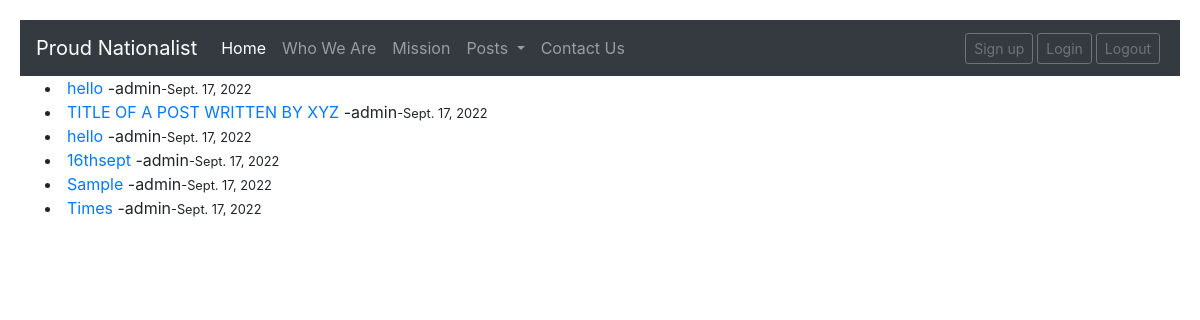
The page /sci on the database its author committed.
### home/models.py (models this page shows, shortened)
class Post(models.Model):
    title=models.CharField(max_length=255)
    author=models.ForeignKey(User,on_delete=models.CASCADE)
    body=models.TextField()
    date = models.DateField(auto_now_add=True)

### home/views.py (the view)
# urls.py: path('sci',HomeView.as_view(),name='sci'),
class HomeView(ListView):
    model= Post
    template_name ='sci.html'
    ordering=['-date']

### templates/sci.html (shortened to what this page needs)
{% extends 'base.html' %}
{% load static %}
{% block content %}
{%for post in object_list%}
    <li><a href="{% url 'article' post.pk %}">{{post.title}}</a> -{{post.author}}<small>-{{post.date}}</small><br/>
    </li>
{% endfor %}
  {% endblock content %}

### templates/base.html (shortened to what this page needs)
{% load static %}
<!doctype html>
<html lang="en">
  <head>
    <link rel="stylesheet" href="{% static "style.css" %}">
    <link rel="stylesheet" type="text/css" href="{% static 'style1.css' %}">
    <link rel="stylesheet" type="text/css" href="{% static 'style3.css' %}">
    <link rel="stylesheet" href="https://cdn.jsdelivr.net/npm/bootstrap@4.4.1/dist/css/bootstrap.min.css">
    {% load static %}
  </head>
  <body>
<nav class="navbar navbar-expand-lg navbar-dark bg-dark">
        <a class="navbar-brand" href="/">Proud Nationalist</a>
        <div class="collapse navbar-collapse" id="navbarSupportedContent">
          <ul class="navbar-nav mr-auto">
            <li class="nav-item active">
              <a class="nav-link" href="/">Home <span class="sr-only">(current)</span></a>
            </li>
            <li class="nav-item">
              <a class="nav-link" href="/about">Who We Are</a>
            </li>
          <li class="nav-item">
            <a class="nav-link" href="/add_post">Mission</a>
          </li>
            <li class="nav-item dropdown">
              <a class="nav-link dropdown-toggle" href="#" id="navbarDropdown" role="button" data-toggle="dropdown" aria-haspopup="true" aria-expanded="false">
                Posts
              </a>
            </li>
            <li class="nav-item">
                <a class="nav-link" href="/contact">Contact Us</a>
              </li>
          </ul>
            <a class="btn btn-sm btn-outline-secondary mr-1" href={%url 'register'%}>Sign up</a>
            <a class="btn btn-sm btn-outline-secondary mr-1" href={%url 'login'%}>Login</a>
            <a class="btn btn-sm btn-outline-secondary mr-1 " href={%url 'logout'%}>Logout</a>
          </div>
</nav>
<div class="container">
{% block content %} {% endblock content %}
</div>
  </body>
</html>

### static/style.css (style rules this page uses)
* { box-sizing: border-box; }
body { font-family: Georgia, 'Times New Roman', Times, serif; padding: 20px; background: #f1f1f1; }

### static/style1.css (style rules this page uses)
body { font-family: Arial, Helvetica, sans-serif; margin: 0; }
html { box-sizing: border-box; }
*, *:before, *:after { box-sizing: inherit; }
.container { padding: 0 16px; }
.container::after, .row::after { content: ""; clear: both; display: table; }

### static/style3.css (style rules this page uses)
body { margin-top:20px; background:#DCDCDC; }

### rows shown on the page
Post: title "hello", author "admin", date "Sept. 17, 2022"
Post: title "TITLE OF A POST WRITTEN BY XYZ", author "admin", date "Sept. 17, 2022"
Post: title "hello", author "admin", date "Sept. 17, 2022"
Post: title "16thsept", author "admin", date "Sept. 17, 2022"
Post: title "Sample", author "admin", date "Sept. 17, 2022"
Post: title "Times", author "admin", date "Sept. 17, 2022"
